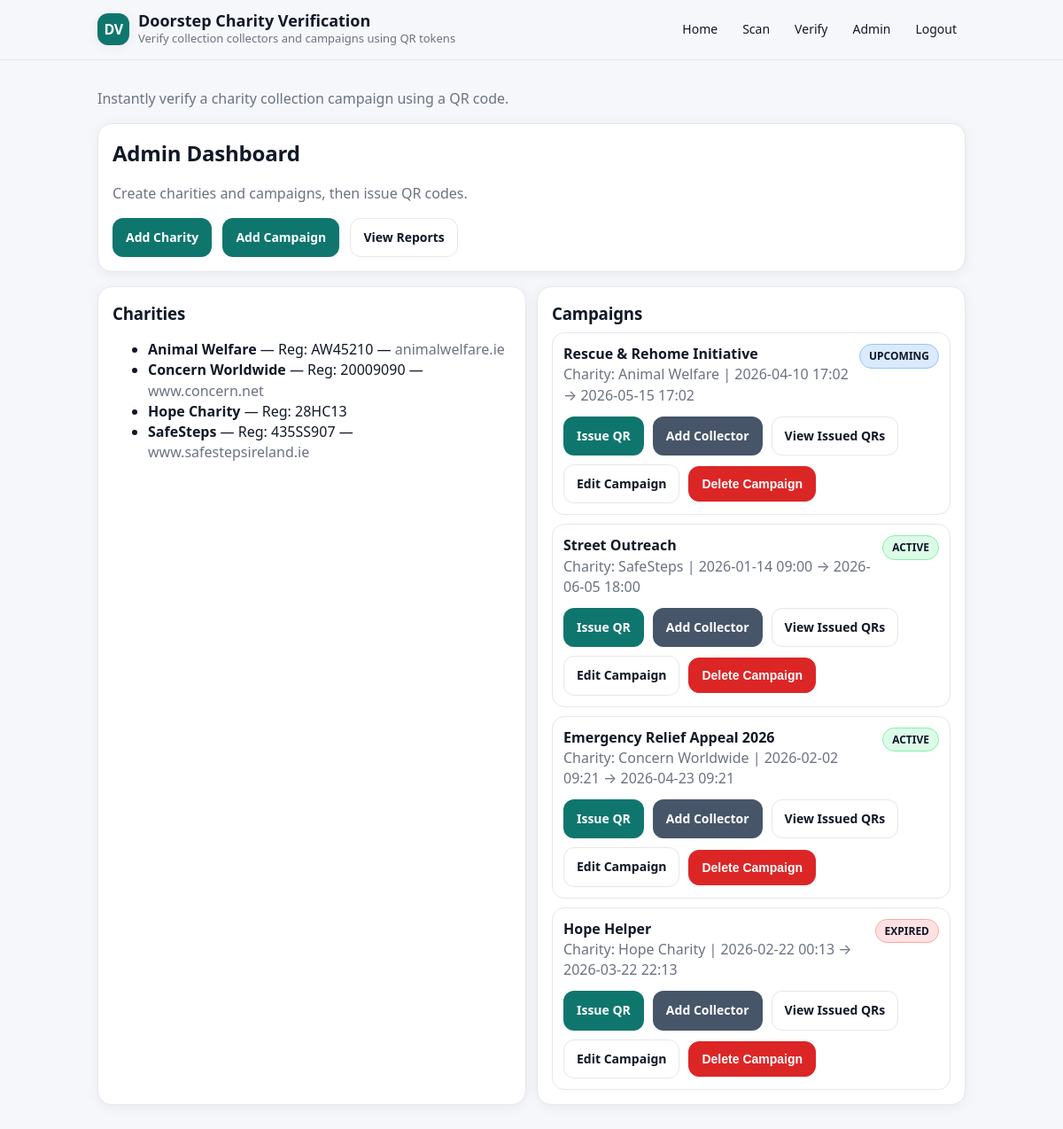
Page /admin/ (signed in) on the committed database.
### app/models.py (models this page shows)
class Charity(db.Model):
    __tablename__ = "charities"
    id = db.Column(db.Integer, primary_key=True)
    name = db.Column(db.String(200), nullable=False)
    registration_number = db.Column(db.String(100), unique=True, nullable=False)
    website = db.Column(db.String(255), nullable=True)
    campaigns = db.relationship("Campaign", backref="charity", lazy=True)

class Campaign(db.Model):
    __tablename__ = "campaigns"
    id = db.Column(db.Integer, primary_key=True)
    charity_id = db.Column(db.Integer, db.ForeignKey("charities.id"), nullable=False)
    title = db.Column(db.String(200), nullable=False)
    description = db.Column(db.Text, nullable=True)
    starts_at = db.Column(db.DateTime, nullable=False)
    ends_at = db.Column(db.DateTime, nullable=False)
    status = db.Column(db.String(20), default="active", nullable=False)
    created_at = db.Column(db.DateTime, default=datetime.utcnow, nullable=False)
    @property
    def computed_status(self):
        now = datetime.utcnow()
        if self.starts_at and self.starts_at > now:
            return "UPCOMING"
        elif self.ends_at and self.ends_at < now:
            return "EXPIRED"
        return "ACTIVE"

### app/routes_admin.py (the view)
@admin_bp.get("/")
@login_required
def dashboard():
    charities = Charity.query.order_by(Charity.name.asc()).all()
    campaigns = Campaign.query.order_by(Campaign.created_at.desc()).all()
    return render_template("admin/dashboard.html", charities=charities, campaigns=campaigns)

### app/__init__.py (called while the page is built)
@login_manager.user_loader
def load_user(user_id):
        from app.models import User
        return User.query.get(int(user_id))

### app/templates/admin/dashboard.html
{% extends "base.html" %}
{% block content %}
  <div class="card">
    <h2>Admin Dashboard</h2>
    <p class="muted">Create charities and campaigns, then issue QR codes.</p>
    <div style="margin-top: 12px;">
      <a class="btn" href="{{ url_for('admin.new_charity') }}">Add Charity</a>
      <a class="btn" href="{{ url_for('admin.new_campaign') }}" style="margin-left: 8px;">Add Campaign</a>
      <a class="btn outline" href="{{ url_for('admin.reports_list') }}" style="margin-left: 8px;">
        View Reports
      </a>
    </div>
  </div>
  <div class="row">
    <div class="card">
      <h3>Charities</h3>
      {% if charities %}
        <ul>
          {% for c in charities %}
            <li>
              <strong>{{ c.name }}</strong>
              {% if c.registration_number %}
                — Reg: {{ c.registration_number }}
              {% endif %}
              {% if c.website %}
                — <span class="muted">{{ c.website }}</span>
              {% endif %}
            </li>
          {% endfor %}
        </ul>
      {% else %}
        <p class="muted">No charities yet.</p>
      {% endif %}
    </div>
    <div class="card">
  <h3>Campaigns</h3>
  {% if campaigns %}
    <ul class="clean">
      {% for cam in campaigns %}
        <li class="item">
          <div style="display:flex; justify-content:space-between; align-items:flex-start; gap:12px;">
            <div>
              <strong>{{ cam.title }}</strong><br>
              <span class="muted">
                Charity: {{ cam.charity.name if cam.charity else "Unassigned" }}
                {% if cam.starts_at and cam.ends_at %}
                  | {{ cam.starts_at.strftime('%Y-%m-%d %H:%M') }} →
                    {{ cam.ends_at.strftime('%Y-%m-%d %H:%M') }}
                {% endif %}
              </span>
            </div>
            {% if cam.computed_status == "ACTIVE" %}
              <span class="badge badge-success">ACTIVE</span>
            {% elif cam.computed_status == "EXPIRED" %}
              <span class="badge badge-danger">EXPIRED</span>
            {% elif cam.computed_status == "UPCOMING" %}
              <span class="badge badge-info">UPCOMING</span>
            {% endif %}
          </div>
          <div class="actions" style="margin-top:12px; display:flex; gap:10px; flex-wrap:wrap;">
            <a class="btn" href="{{ url_for('admin.issue_qr_page', campaign_id=cam.id) }}">
              Issue QR
            </a>
            <a class="btn secondary" href="{{ url_for('admin.new_collector', campaign_id=cam.id) }}">
              Add Collector
            </a>
            <a class="btn outline" href="{{ url_for('admin.issued_qrs', campaign_id=cam.id) }}">
              View Issued QRs
            </a>
            <a class="btn outline" href="{{ url_for('admin.edit_campaign', campaign_id=cam.id) }}">
              Edit Campaign
            </a>
            <form method="POST"
                  action="{{ url_for('admin.delete_campaign', campaign_id=cam.id) }}"
                  onsubmit="return confirm('Are you sure you want to delete this campaign? This cannot be undone.');"
                  style="display:inline;">
              <button type="submit" class="btn btn-danger">Delete Campaign</button>
            </form>
          </div>
        </li>
      {% endfor %}
    </ul>
  {% else %}
    <p class="muted">No campaigns yet.</p>
  {% endif %}
</div>
  </div>
{% endblock %}

### app/templates/base.html (style rules this page uses)
:root { --bg: #f6f7fb; --card: #ffffff; --text: #111827; --muted: #6b7280; --border: #e5e7eb; --shadow: 0 2px 14px rgba(0,0,0,0.06); --primary: #0f766e; --primary-dark: #0b5f59; --secondary: #475569; --success-bg: #dcfce7; --success-border: #86efac; --danger-bg: #fee2e2; --danger-border: #fca5a5; --warning-bg: #ffedd5; --warning-border: #fdba74; --info-bg: #dbeafe; --info-border: #93c5fd; }
body { font-family: system-ui, -apple-system, Segoe UI, Roboto, Arial, sans-serif; margin: 0; background: var(--bg); color: var(--text); line-height: 1.45; }
h2, h3 { margin: 0 0 8px 0; letter-spacing: -0.2px; }
.card { background: var(--card); border: 1px solid var(--border); border-radius: 16px; padding: 16px; box-shadow: var(--shadow); margin-bottom: 16px; }
.muted { color: var(--muted); }
a.btn, button.btn { display: inline-flex; align-items: center; gap: 8px; padding: 11px 14px; border-radius: 12px; background: var(--primary); color: white; text-decoration: none; border: 1px solid transparent; cursor: pointer; font-size: 14px; font-weight: 600; transition: transform .04s ease, background .15s ease, box-shadow .15s ease; }
a.btn.secondary, button.btn.secondary { background: var(--secondary); }
a.btn.outline, button.btn.outline { background: transparent; color: var(--text); border: 1px solid var(--border); }
.actions { display:flex; gap: 10px; align-items: center; margin-top: 12px; }
.row { display: grid; grid-template-columns: 1fr; gap: 12px; }
@media (min-width: 800px) { .row { grid-template-columns: 1fr 1fr; } }
ul.clean { list-style: none; padding: 0; margin: 0; display: grid; gap: 10px; }
.item { border: 1px solid var(--border); border-radius: 14px; padding: 12px; background: #fff; }
a.btn-danger, button.btn-danger { background: #dc2626; border: 1px solid #dc2626; color: white; }
.badge { display:inline-flex; align-items:center; gap: 6px; padding: 4px 10px; border-radius: 999px; font-size: 12px; font-weight: 700; border: 1px solid var(--border); background: #f8fafc; color: #0f172a; white-space: nowrap; }
.badge-success { background: var(--success-bg); border-color: var(--success-border); }
.badge-danger { background: var(--danger-bg); border-color: var(--danger-border); }
.badge-info { background: var(--info-bg); border-color: var(--info-border); }

### rows in the picture
Charity: name "Animal Welfare", registration_number "AW45210", website "animalwelfare.ie"
Charity: name "Concern Worldwide", registration_number "20009090", website "www.concern.net"
Charity: name "Hope Charity", registration_number "28HC13"
Charity: name "SafeSteps", registration_number "435SS907", website "www.safestepsireland.ie"
Campaign: title "Rescue & Rehome Initiative", charity "Animal Welfare", starts_at "2026-04-10 17:02", ends_at "2026-05-15 17:02", shows "UPCOMING"
Campaign: title "Street Outreach", charity "SafeSteps", starts_at "2026-01-14 09:00", ends_at "2026-06-05 18:00", shows "ACTIVE"
Campaign: title "Emergency Relief Appeal 2026", charity "Concern Worldwide", starts_at "2026-02-02 09:21", ends_at "2026-04-23 09:21", shows "ACTIVE"
Campaign: title "Hope Helper", charity "Hope Charity", starts_at "2026-02-22 00:13", ends_at "2026-03-22 22:13", shows "EXPIRED"
